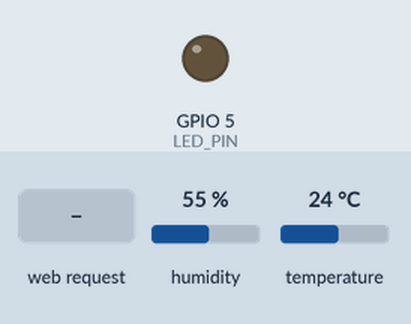
A sketch run on a simulated ESP32. Parts: output pins drawn as LEDs (lit = HIGH). Inputs (shaded band) come from the test bench; at power-on: humidity 55 %, temperature 24 °C. WiFi joins after 1.5 s; servers stay silent unless stated; what the sketch prints to the serial monitor is not drawn.

Above: at 2.7 s.
2.8 s: HTTP request GET /on received
At 3.4 s:
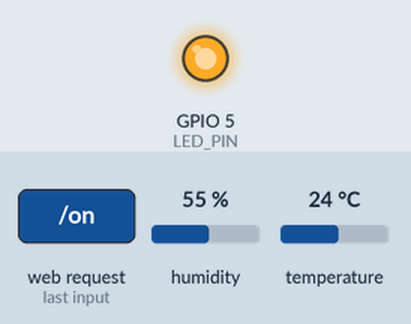
4.3 s: HTTP request GET /off received
At 5.7 s:
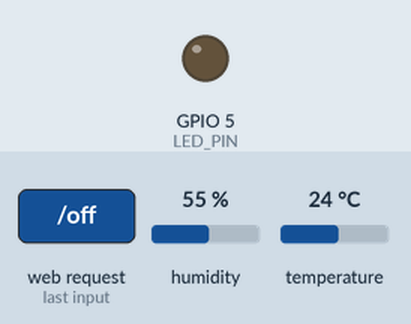
Timing chart, 0 to 7.3 s (numbered marks = the images above; inputs shaded):
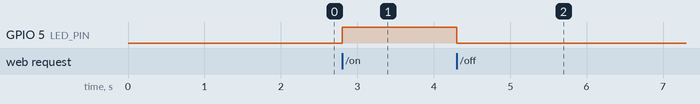

Measured:
- after the input at 2.8 s, GPIO 5 (LED_PIN): LOW → HIGH at once
- after the input at 4.3 s, GPIO 5 (LED_PIN): HIGH → LOW at once

The sketch:

three_process_one_time.ino
```cpp
#include <WiFi.h>
#include <WebServer.h>
#include <DHT.h>

const char* ssid = "Stars_iPhone";
const char* password = "ivfusbivm";

const int LED_PIN = 5;
const int DHT_PIN = 4;

const unsigned long sensor_read_interval = 2000;
const unsigned long data_print_interval = 5000;

float temperature = 0.0;
float humidity = 0.0;
bool ledState = false;//使用false表示LED熄灭，后面True表示LED点亮
unsigned long previous_sensor_read_time = 0;
unsigned long previous_data_print_time = 0;

DHT dht(DHT_PIN, DHT11);//创建对象
WebServer server(80);

// 读取DHT11传感器数据的函数
void read_sensor_data() {
  float temp = dht.readTemperature();
  float hum = dht.readHumidity();

  if (!isnan(temp)) {
    temperature = temp;
  }
  if (!isnan(hum)) {
    humidity = hum;
  }
}

//打印传感器数据到串口的函数
void print_sensor_data() {
  Serial.print("温度: ");
  Serial.print(temperature);
  Serial.print("°C, 湿度: ");
  Serial.print(humidity);
  Serial.println("%");
}
//这里网页部分的代码先沿用第一期的，然后再补充显示温湿度的部分
void handleRoot() {
  // 使用String字符串拼接构建HTML页面
  String html = "<!DOCTYPE html><html><head><meta charset='UTF-8'><title>ESP32监控</title>";

  // 前端
  html += "<style>";
  html += "body{font-family:Arial; text-align:center; margin:50px; background:#f0f0f0;}";
  html += ".container{background:white; padding:20px; margin:20px auto; border-radius:8px; max-width:500px;}";
  html += "button{padding:12px 25px; font-size:16px; border:none; border-radius:5px; color:white; margin:10px;}";
  html += ".on-btn{background:#4CAF50;} .off-btn{background:#f44336;}";
  html += ".sensor-value{font-size:22px; font-weight:bold; color:#2c3e50;}";
  html += "</style></head><body>";

  html += "<h1>ESP32监控面板</h1>";

  // 温湿度数据显示区域
  html += "<div class='container'>";
  html += "<h2>传感器数据</h2>";
  html += "<p>温度: <span class='sensor-value'>" + String(temperature) + "°C</span></p>";//
  html += "<p>湿度: <span class='sensor-value'>" + String(humidity) + "%</span></p>";//
  html += "</div>";

  // LED控制区域
  html += "<div class='container'>";
  html += "<h2>LED控制</h2>";
  html += "<a href='/on'><button class='on-btn'>开灯</button></a>";
  html += "<a href='/off'><button class='off-btn'>关灯</button></a>";
  html += "<p>状态: " + String(ledState ? "开启" : "关闭") + "</p>";//
  html += "</div>";

  html += "</body></html>";

  server.send(200, "text/html", html);
}


void handleOn() {
  digitalWrite(LED_PIN, HIGH);
  ledState = true;
  Serial.println("收到开灯指令");
  server.send(200, "text/html", "<html><head><meta http-equiv='refresh' content='2;url=/'></head><body><p>LED已打开,2秒后返回...</p></body></html>");
}

void handleOff() {
  digitalWrite(LED_PIN, LOW);
  ledState = false;
  Serial.println("收到关灯指令");
  server.send(200, "text/html", "<html><head><meta http-equiv='refresh' content='2;url=/'></head><body><p>LED已关闭,2秒后返回...</p></body></html>");
}

void handleNotFound() {
  server.send(404, "text/plain", "404: Not found");
}

void setup() {
  // put your setup code here, to run once:
  // 初始化串口通信
  Serial.begin(115200);
  Serial.println("ESP32设备启动中...");

  pinMode(LED_PIN, OUTPUT);
  digitalWrite(LED_PIN, LOW);
  Serial.println("LED引脚初始化完成");

  dht.begin();
  Serial.println("DHT11传感器初始化完成");

  WiFi.begin(ssid, password);
  Serial.print("正在连接WiFi");

  int attempts = 0;
while (WiFi.status() != WL_CONNECTED && attempts < 20) {
  delay(500);
  Serial.print(".");
  attempts++;
}

  if (WiFi.status() == WL_CONNECTED) {
    Serial.println("\nWiFi连接成功!");
    Serial.print("IP地址: ");
    Serial.println(WiFi.localIP());
  } else {
    Serial.println("\nWiFi连接失败");
  }

// 设置服务器路由
  server.on("/", handleRoot);
  server.on("/on", handleOn);
  server.on("/off", handleOff);
  server.onNotFound(handleNotFound);

  // 启动Web服务器
  server.begin();
  Serial.println("Web服务器已启动,可通过浏览器访问设备IP");

  // 初始读取传感器数据
  read_sensor_data();
  Serial.println("系统初始化完成,开始运行主循环");
}

void loop() {
  // put your main code here, to run repeatedly:
  unsigned long current_time = millis();//这里使用millis函数,记录系统运行时间

  // 1. 即时处理网页请求
  server.handleClient();

  // 2. 每隔2s读取传感器数据
  if (current_time - previous_sensor_read_time >= sensor_read_interval) {
    previous_sensor_read_time = current_time;
    read_sensor_data();
  }

  // 3. 每隔5s打印数据到串口
  if (current_time - previous_data_print_time >= data_print_interval) {
    previous_data_print_time = current_time;
    print_sensor_data();
  }

}
```
